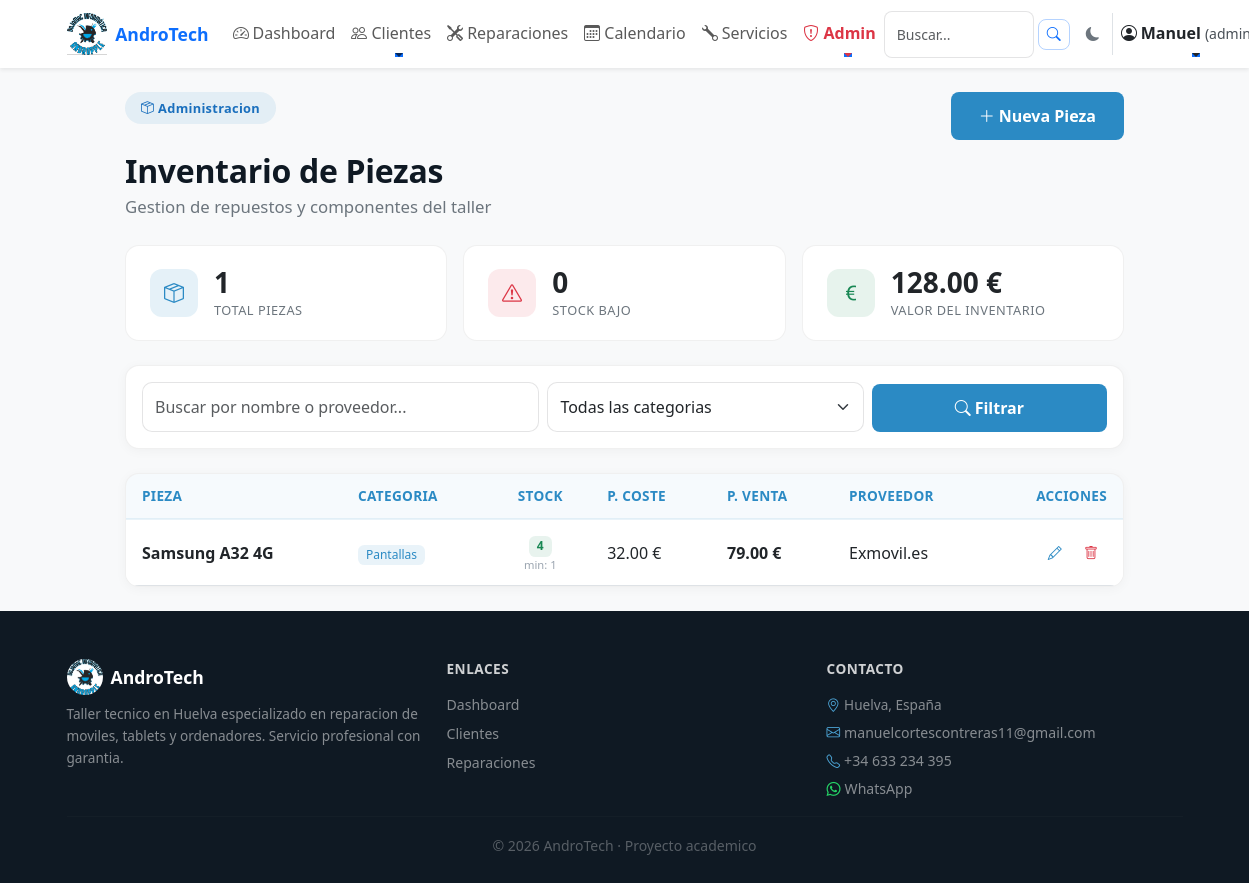
Page /inventario (signed in) on the committed database.
### tables this page shows
CREATE TABLE inventario_piezas (
        id INTEGER PRIMARY KEY AUTOINCREMENT,
        nombre TEXT NOT NULL,
        categoria TEXT DEFAULT 'General',
        descripcion TEXT,
        cantidad INTEGER DEFAULT 0,
        cantidad_minima INTEGER DEFAULT 5,
        precio_coste REAL DEFAULT 0,
        precio_venta REAL DEFAULT 0,
        proveedor TEXT,
        ubicacion TEXT,
        fecha_actualizacion TEXT
    );

### app.py (the view)
@app.route("/inventario")
@login_required
@permiso_requerido('inventario_ver')
def inventario():
    conn = get_db()
    buscar = request.args.get('q', '').strip()
    categoria = request.args.get('categoria', '').strip()
    query = "SELECT * FROM inventario_piezas WHERE 1=1"
    params = []
    if buscar:
        query += " AND (nombre LIKE ? OR proveedor LIKE ?)"
        params += [f"%{buscar}%", f"%{buscar}%"]
    if categoria:
        query += " AND categoria = ?"
        params.append(categoria)
    query += " ORDER BY nombre ASC"
    piezas = conn.execute(query, params).fetchall()
    total = len(piezas)
    stock_bajo = sum(1 for p in piezas if p['cantidad'] <= p['cantidad_minima'])
    valor_total = sum((p['precio_coste'] or 0) * (p['cantidad'] or 0) for p in piezas)
    conn.close()
    return render_template("inventario.html", piezas=piezas, total=total,
                           stock_bajo=stock_bajo, valor_total=valor_total,
                           buscar=buscar, categoria=categoria)

### app.py (called while the page is built)
@app.before_request
def make_session_permanent():
    session.permanent = True

@app.after_request
def add_security_headers(response):
    response.headers['X-Frame-Options'] = 'SAMEORIGIN'
    response.headers['X-Content-Type-Options'] = 'nosniff'
    response.headers['Referrer-Policy'] = 'strict-origin-when-cross-origin'
    return response

@app.before_request
def ensure_csrf_token():
    if 'csrf_token' not in session:
        session['csrf_token'] = secrets.token_urlsafe(16)

@app.context_processor
def inject_csrf_token():
    return dict(csrf_token=session.get('csrf_token'))

@app.context_processor
def inject_permisos():
    return dict(tiene_permiso=tiene_permiso)

### auth.py (called while the page is built)
def tiene_permiso(permiso):
    rol = session.get('rol', '')
    if rol == 'admin':
        return True
    permisos = session.get('permisos', [])
    return permiso in permisos

def login_required(f):
    @wraps(f)
    def decorated_function(*args, **kwargs):
        if 'usuario' not in session:
            flash('Debes iniciar sesion para acceder a esta pagina.', 'danger')
            return redirect(url_for('login'))
        return f(*args, **kwargs)
    return decorated_function

def permiso_requerido(permiso):
    def decorator(f):
        @wraps(f)
        @login_required
        def decorated_function(*args, **kwargs):
            if not tiene_permiso(permiso):
                flash('No tienes permisos para realizar esta accion.', 'danger')
                return redirect(url_for('dashboard'))
            return f(*args, **kwargs)
        return decorated_function
    return decorator

### db.py (called while the page is built)
def get_db():
    conn = sqlite3.connect("database/andro_tech.db")
    conn.row_factory = sqlite3.Row
    return conn

### utils/security.py (called while the page is built)
def ensure_csrf_token():
    if 'csrf_token' not in session:
        session['csrf_token'] = secrets.token_urlsafe(16)

def inject_csrf_token():
    return dict(csrf_token=session.get('csrf_token'))

### templates/inventario.html (shortened to what this page needs)
{% extends "base.html" %}
{% block content %}
<div class="container-fluid py-4">
    <div class="row justify-content-center">
        <div class="col-xl-11 col-lg-12">
            <div class="d-flex flex-wrap justify-content-between align-items-start gap-3 mb-4">
                <div>
                    <span class="at-pill"><i class="bi bi-box-seam me-1"></i>Administracion</span>
                    <h1 class="at-section-title mt-2 mb-1">Inventario de Piezas</h1>
                    <p class="at-section-sub">Gestion de repuestos y componentes del taller</p>
                </div>
                <a href="{{ url_for('nueva_pieza') }}" class="at-btn-primary btn">
                    <i class="bi bi-plus-lg me-1"></i>Nueva Pieza
                </a>
            </div>
            <div class="row g-3 mb-4">
                <div class="col-md-4">
                    <div class="at-dash-kpi">
                        <div class="at-dash-kpi-icon" style="background:rgba(43,138,196,.12);color:#2B8AC4;">
                            <i class="bi bi-box-seam"></i>
                        </div>
                        <div>
                            <div class="at-dash-kpi-value">{{ total }}</div>
                            <div class="at-dash-kpi-label">Total Piezas</div>
                        </div>
                    </div>
                </div>
                <div class="col-md-4">
                    <div class="at-dash-kpi">
                        <div class="at-dash-kpi-icon" style="background:rgba(220,53,69,.1);color:#dc3545;">
                            <i class="bi bi-exclamation-triangle"></i>
                        </div>
                        <div>
                            <div class="at-dash-kpi-value">{{ stock_bajo }}</div>
                            <div class="at-dash-kpi-label">Stock Bajo</div>
                        </div>
                    </div>
                </div>
                <div class="col-md-4">
                    <div class="at-dash-kpi">
                        <div class="at-dash-kpi-icon" style="background:rgba(25,135,84,.1);color:#198754;">
                            <i class="bi bi-currency-euro"></i>
                        </div>
                        <div>
                            <div class="at-dash-kpi-value">{{ "%.2f"|format(valor_total) }} &euro;</div>
                            <div class="at-dash-kpi-label">Valor del Inventario</div>
                        </div>
                    </div>
                </div>
            </div>
            <div class="at-admin-card mb-4">
                <div class="p-3">
                    <form method="GET" action="{{ url_for('inventario') }}" class="row g-2 align-items-end">
                        <div class="col-md-5">
                            <input type="text" name="q" class="form-control" placeholder="Buscar por nombre o proveedor..."
                                   value="{{ buscar }}" style="border-radius:10px;">
                        </div>
                        <div class="col-md-4">
                            <select name="categoria" class="form-select" style="border-radius:10px;">
                                <option value="">Todas las categorias</option>
                            </select>
                        </div>
                        <div class="col-md-3 d-flex gap-2">
                            <button type="submit" class="at-btn-primary btn flex-fill">
                                <i class="bi bi-search me-1"></i>Filtrar
                            </button>
                        </div>
                    </form>
                </div>
            </div>
            <div class="at-admin-card">
                <div class="table-responsive">
                    <table class="at-admin-table table table-hover mb-0">
                        <thead>
                            <tr>
                                <th>Pieza</th>
                                <th>Categoria</th>
                                <th class="text-center">Stock</th>
                                <th>P. Coste</th>
                                <th>P. Venta</th>
                                <th>Proveedor</th>
                                <th class="text-end">Acciones</th>
                            </tr>
                        </thead>
                        <tbody>
                            {% for pieza in piezas %}
                            <tr>
                                <td>
                                    <div class="fw-semibold">{{ pieza.nombre }}</div>
                                </td>
                                <td>
                                    <span class="badge" style="background:rgba(43,138,196,.1);color:#2B8AC4;">{{ pieza.categoria }}</span>
                                </td>
                                <td class="text-center">
                                    {% if pieza.cantidad <= pieza.cantidad_minima %}
                                    <span class="badge" style="background:rgba(220,53,69,.1);color:#dc3545;font-weight:700;">
                                        <i class="bi bi-exclamation-triangle me-1"></i>{{ pieza.cantidad }}
                                    </span>
                                    {% else %}
                                    <span class="badge" style="background:rgba(25,135,84,.1);color:#198754;font-weight:700;">{{ pieza.cantidad }}</span>
                                    {% endif %}
                                    <div style="font-size:.7rem;color:#9ba5b0;">min: {{ pieza.cantidad_minima }}</div>
                                </td>
                                <td>{{ "%.2f"|format(pieza.precio_coste or 0) }} &euro;</td>
                                <td class="fw-semibold">{{ "%.2f"|format(pieza.precio_venta or 0) }} &euro;</td>
                                <td>{{ pieza.proveedor or '—' }}</td>
                                <td class="text-end">
                                    <a href="{{ url_for('editar_pieza', id=pieza.id) }}" class="btn btn-sm" style="color:#2B8AC4;" title="Editar">
                                        <i class="bi bi-pencil"></i>
                                    </a>
                                    <a href="{{ url_for('eliminar_pieza', id=pieza.id) }}" class="btn btn-sm" style="color:#dc3545;"
                                       title="Eliminar" onclick="return confirm('Eliminar esta pieza del inventario?');">
                                        <i class="bi bi-trash"></i>
                                    </a>
                                </td>
                            </tr>
                            {% endfor %}
                        </tbody>
                    </table>
                </div>
            </div>
        </div>
    </div>
</div>
{% endblock %}

### rows in the picture
inventario_piezas: nombre "Samsung A32 4G", categoria "Pantallas", cantidad "4", cantidad_minima "1", precio_coste "32.00", precio_venta "79.00", proveedor "Exmovil.es"

### other values in the picture
{{ session.usuario }} "Manuel"
{{ total }} "1"
{{ stock_bajo }} "0"
{{ "%.2f"|format(valor_total) }} "128.00"
